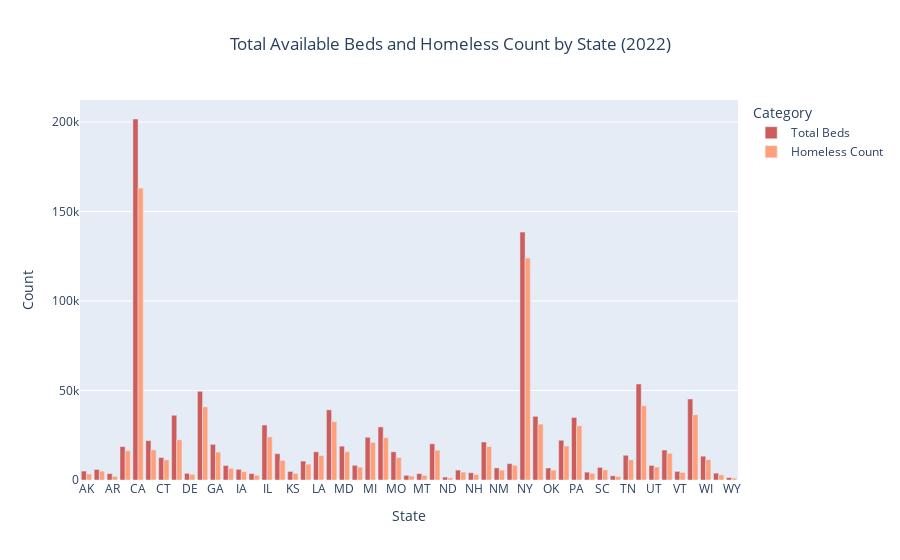

Notebook code for this chart:
### Code cell
import plotly.graph_objects as go

fig = go.Figure()

fig.add_trace(go.Bar(
    x=total_beds_pit_table['CocState'],
    y=total_beds_pit_table['Total Beds'],
    name='Total Beds',
    marker_color='indianred'
))

fig.add_trace(go.Bar(
    x=total_beds_pit_table['CocState'],
    y=total_beds_pit_table['PIT Count'],
    name='Homeless Count',
    marker_color='lightsalmon'
))

fig.update_layout(
    barmode='group',
    title="Total Available Beds and Homeless Count by State (2022)",
    xaxis_title="State",
    yaxis_title="Count",
    legend_title="Category",
    title_x=0.5
)

fig.show()

### Figure 1 — Plotly figure (JSON) as saved in the notebook; plotly's stock layout.template omitted (floating-point values rounded to 4 significant figures)
{"data": [{"marker": {"color": "indianred"}, "name": "Total Beds", "type": "bar", "x": ["AK", "AL", "AR", "AZ", "CA", "CO", "CT", "DC", "DE", "FL", "GA", "HI", "IA", "ID", "IL", "IN", "KS", "KY", "LA", "MA", "MD", "ME", "MI", "MN", "MO", "MS", "MT", "NC", "ND", "NE", "NH", "NJ", "NM", "NV", "NY", "OH", "OK", "OR", "PA", "RI", "SC", "SD", "TN", "TX", "UT", "VA", "VT", "WA", "WI", "WV", "WY"], "y": [4992, 5876, 3554, 18661, 201685, 22015, 12543, 36145, 3745, 49562, 19935, 8109, 5978, 3588, 30730, 14704, 4789, 10583, 15754, 39186, 18908, 8206, 23856, 29663, 15761, 2601, 3563, 20218, 1647, 5548, 4075, 21239, 6759, 9153, 138484, 35570, 6712, 22210, 34965, 4387, 7054, 2346, 13795, 53646, 8147, 16745, 4800, 45280, 13316, 3833, 1366]}, {"marker": {"color": "lightsalmon"}, "name": "Homeless Count", "type": "bar", "x": ["AK", "AL", "AR", "AZ", "CA", "CO", "CT", "DC", "DE", "FL", "GA", "HI", "IA", "ID", "IL", "IN", "KS", "KY", "LA", "MA", "MD", "ME", "MI", "MN", "MO", "MS", "MT", "NC", "ND", "NE", "NH", "NJ", "NM", "NV", "NY", "OH", "OK", "OR", "PA", "RI", "SC", "SD", "TN", "TX", "UT", "VA", "VT", "WA", "WI", "WV", "WY"], "y": [3375, 4973, 2029, 16346, 163091, 16796, 11231, 22461, 3174, 40865, 15629, 6492, 4658, 2643, 24104, 10963, 3699, 8860, 13651, 32629, 15828, 7180, 21050, 23674, 12581, 2202, 2588, 16660, 1165, 4408, 3062, 18721, 5499, 8229, 123980, 31238, 5512, 18993, 30313, 3746, 5649, 1939, 11281, 41498, 7250, 14926, 4211, 36462, 11375, 2879, 1032]}], "layout": {"autosize": true, "barmode": "group", "legend": {"title": {"text": "Category"}}, "title": {"text": "Total Available Beds and Homeless Count by State (2022)", "x": 0.5}, "xaxis": {"autorange": true, "range": [-0.5, 50.5], "title": {"text": "State"}, "type": "category"}, "yaxis": {"autorange": true, "range": [0, 212300], "title": {"text": "Count"}, "type": "linear"}}}
